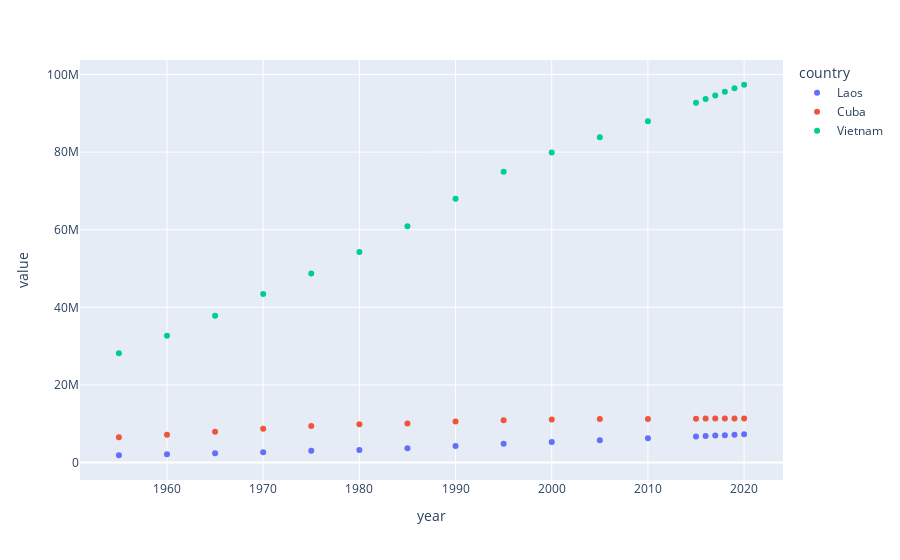

The notebook cell this image was saved under:
### Code cell
df_selected.plot(kind="scatter")

### Figure 1 — Plotly figure (JSON) as saved in the notebook; plotly's stock layout.template omitted (floating-point values rounded to 4 significant figures)
{"data": [{"hovertemplate": "country=Laos<br>year=%{x}<br>value=%{y}<extra></extra>", "legendgroup": "Laos", "marker": {"color": "#636efa", "symbol": "circle"}, "mode": "markers", "name": "Laos", "orientation": "v", "showlegend": true, "type": "scatter", "x": [1955.0, 1960.0, 1965.0, 1970.0, 1975.0, 1980.0, 1985.0, 1990.0, 1995.0, 2000.0, 2005.0, 2010.0, 2015.0, 2016.0, 2017.0, 2018.0, 2019.0, 2020.0], "xaxis": "x", "y": [1891000.0, 2121000.0, 2383000.0, 2688000.0, 3052000.0, 3258000.0, 3688000.0, 4258000.0, 4846000.0, 5324000.0, 5752000.0, 6249000.0, 6741000.0, 6846000.0, 6953000.0, 7062000.0, 7169000.0, 7276000.0], "yaxis": "y"}, {"hovertemplate": "country=Cuba<br>year=%{x}<br>value=%{y}<extra></extra>", "legendgroup": "Cuba", "marker": {"color": "#EF553B", "symbol": "circle"}, "mode": "markers", "name": "Cuba", "orientation": "v", "showlegend": true, "type": "scatter", "x": [1955.0, 1960.0, 1965.0, 1970.0, 1975.0, 1980.0, 1985.0, 1990.0, 1995.0, 2000.0, 2005.0, 2010.0, 2015.0, 2016.0, 2017.0, 2018.0, 2019.0, 2020.0], "xaxis": "x", "y": [6539000.0, 7141000.0, 7958000.0, 8713000.0, 9446000.0, 9849000.0, 10100000.0, 10600000.0, 10890000.0, 11130000.0, 11260000.0, 11230000.0, 11320000.0, 11340000.0, 11340000.0, 11340000.0, 11330000.0, 11330000.0], "yaxis": "y"}, {"hovertemplate": "country=Vietnam<br>year=%{x}<br>value=%{y}<extra></extra>", "legendgroup": "Vietnam", "marker": {"color": "#00cc96", "symbol": "circle"}, "mode": "markers", "name": "Vietnam", "orientation": "v", "showlegend": true, "type": "scatter", "x": [1955.0, 1960.0, 1965.0, 1970.0, 1975.0, 1980.0, 1985.0, 1990.0, 1995.0, 2000.0, 2005.0, 2010.0, 2015.0, 2016.0, 2017.0, 2018.0, 2019.0, 2020.0], "xaxis": "x", "y": [28150000.0, 32670000.0, 37860000.0, 43400000.0, 48720000.0, 54280000.0, 60900000.0, 67990000.0, 74910000.0, 79910000.0, 83830000.0, 87970000.0, 92680000.0, 93640000.0, 94600000.0, 95550000.0, 96460000.0, 97340000.0], "yaxis": "y"}], "layout": {"legend": {"title": {"text": "country"}, "tracegroupgap": 0}, "margin": {"t": 60}, "xaxis": {"anchor": "y", "domain": [0, 1], "title": {"text": "year"}}, "yaxis": {"anchor": "x", "domain": [0, 1], "title": {"text": "value"}}}}
